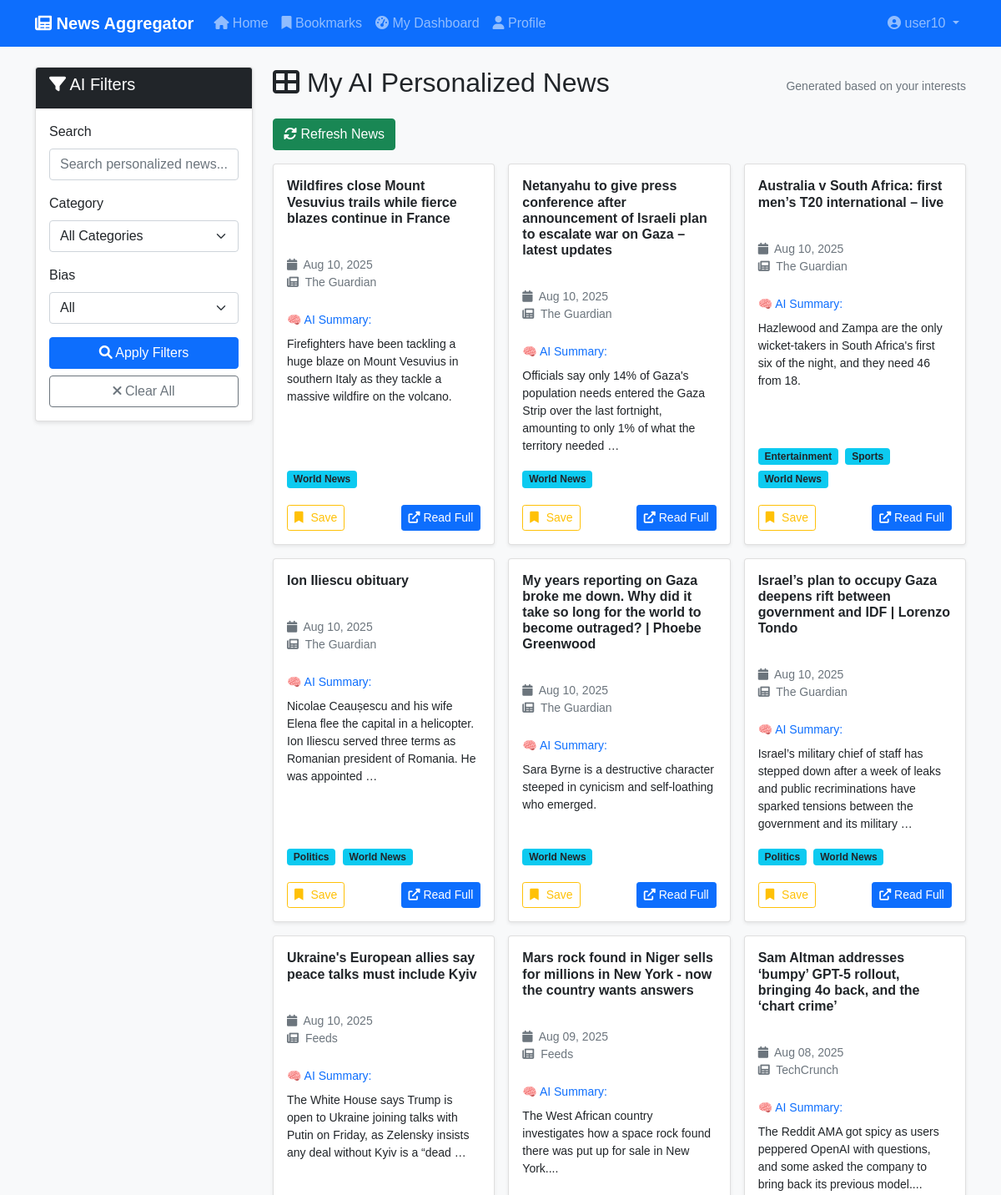
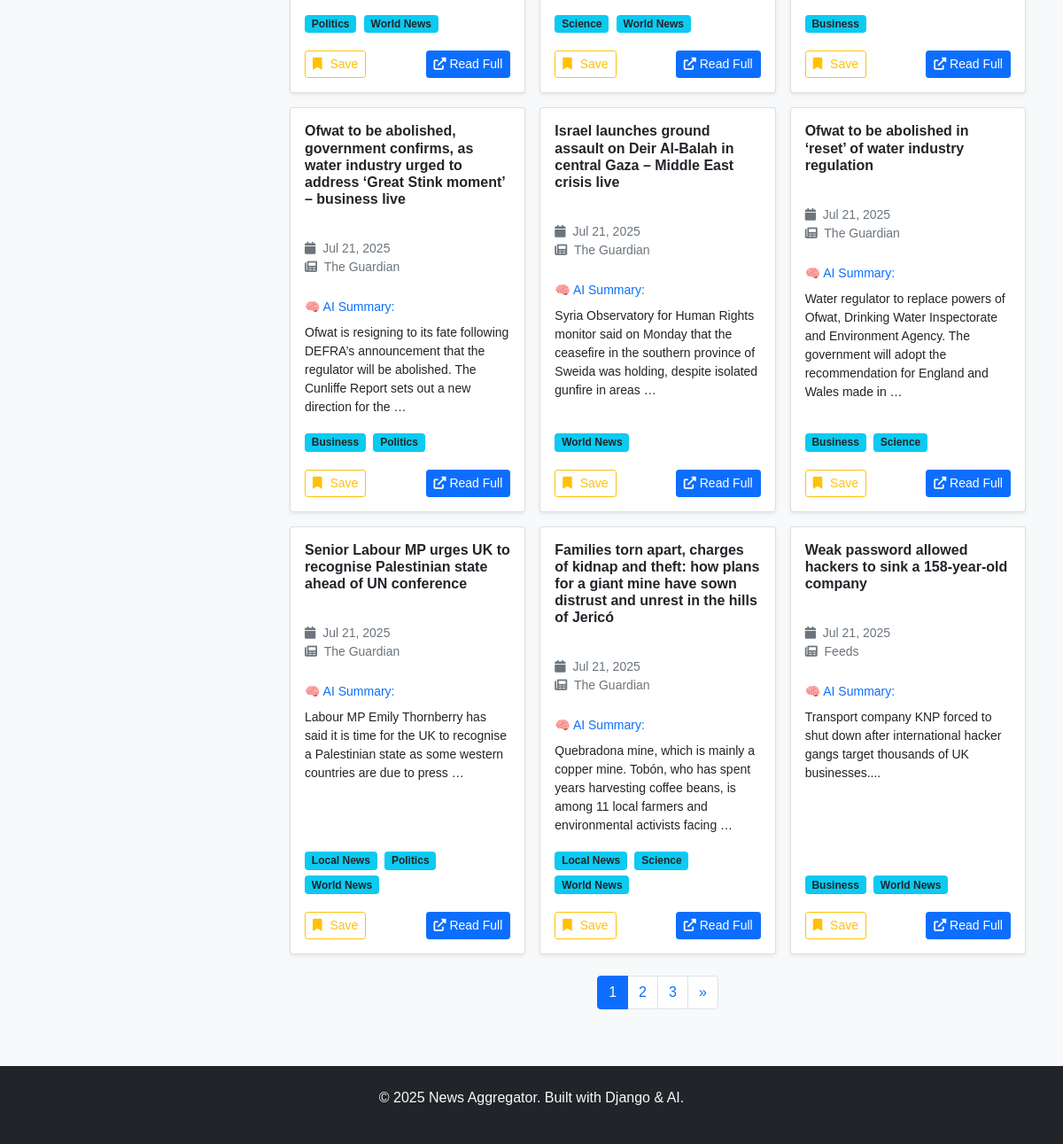
The app's page /dashboard/ (signed in) with its own data (2 pictures, top to bottom).
### apps/news/models.py (models this page shows, shortened)
class Article(models.Model):
    BIAS_CHOICES = [
        ('LEFT', 'Left-leaning'),
        ('RIGHT', 'Right-leaning'),
        ('NEUTRAL', 'Neutral'),
        ('UNKNOWN', 'Unknown'),
    ]
    title = models.CharField(max_length=500, db_index=True)
    image_url = models.URLField(blank=True, null=True)
    url = models.URLField(unique=True)
    description = models.TextField(blank=True)
    summary = models.TextField(blank=True, null=True)  # AI-generated summary
    content = models.TextField(blank=True)
    author = models.CharField(max_length=200, blank=True)
    source = models.CharField(max_length=200, db_index=True)
    published_date = models.DateTimeField(db_index=True)
    created_at = models.DateTimeField(auto_now_add=True)
    updated_at = models.DateTimeField(auto_now=True)
    summary = models.TextField(blank=True)
    bias_score = models.CharField(
        max_length=10,
        choices=BIAS_CHOICES,
        default='UNKNOWN',
        db_index=True
    )
    categories = models.ManyToManyField(Category, blank=True)
    created_at = models.DateTimeField(auto_now_add=True)
    class Meta:
        ordering = ['-published_date']
        indexes = [
            models.Index(fields=['published_date', 'bias_score']),
            models.Index(fields=['source', 'published_date']),
        ]
    @property
    def bias_color(self):
        return {
            'LEFT': '#3498db',      # blue
            'RIGHT': '#e74c3c',     # red
            'NEUTRAL': '#2ecc71',   # green
            'UNKNOWN': '#95a5a6',   # grey
        }.get(self.bias_score, '#95a5a6')
    @property
    def get_bias_score_display(self):
        bias_labels = {
            'left': 'Left Bias',
            'center': 'Center',
            'right': 'Right Bias',
            'unknown': 'Unknown'
        }
        return bias_labels.get(self.bias_score, 'Unknown')

class Category(models.Model):
    name = models.CharField(max_length=100, unique=True)
    slug = models.SlugField(unique=True)
    description = models.TextField(blank=True)
    created_at = models.DateTimeField(auto_now_add=True)
    class Meta:
        verbose_name_plural = "Categories"
        ordering = ['name']

### apps/news/views.py (the view)
# urls.py: path('dashboard/', views.dashboard, name='dashboard'),
@login_required
def dashboard(request):
    user_categories = UserInterest.objects.filter(
        user=request.user).values_list('category', flat=True)
    articles = Article.objects.filter(
        categories__in=user_categories).distinct()
    search_query = request.GET.get('search', '')
    if search_query:
        articles = articles.filter(Q(title__icontains=search_query) | Q(
            description__icontains=search_query))
    bias_filter = request.GET.get('bias', '')
    if bias_filter:
        articles = articles.filter(bias_score=bias_filter)
    category_filter = request.GET.get('category', '')
    if category_filter:
        articles = articles.filter(categories__slug=category_filter)
    paginator = Paginator(articles, 15)
    page_number = request.GET.get('page')
    page_obj = paginator.get_page(page_number)
    context = {
        'page_obj': page_obj,
        'categories': Category.objects.all(),
        'search_query': search_query,
        'bias_filter': bias_filter,
        'category_filter': category_filter,
    }
    return render(request, 'dashboard.html', context)

### templates/dashboard.html (shortened to what this page needs)
{% extends 'base.html' %}
{% load static %}
{% block content %}
<div class="row">
    <div class="col-md-3">
        <div class="card">
            <div class="card-header bg-dark text-white">
                <h5><i class="fas fa-filter"></i> AI Filters</h5>
            </div>
            <div class="card-body">
                <form method="GET">
                    <div class="mb-3">
                        <label class="form-label">Search</label>
                        <input type="text" class="form-control" name="search" value="{{ search_query }}" placeholder="Search personalized news...">
                    </div>
                    <div class="mb-3">
                        <label class="form-label">Category</label>
                        <select class="form-select" name="category">
                            <option value="">All Categories</option>
                        </select>
                    </div>
                    <div class="mb-3">
                        <label class="form-label">Bias</label>
                        <select class="form-select" name="bias">
                            <option value="">All</option>
                        </select>
                    </div>
                    <button type="submit" class="btn btn-primary w-100">
                        <i class="fas fa-search"></i> Apply Filters
                    </button>
                    <a href="{% url 'dashboard' %}" class="btn btn-outline-secondary w-100 mt-2">
                        <i class="fas fa-times"></i> Clear All
                    </a>
                </form>
            </div>
        </div>
    </div>
    <div class="col-md-9">
        <div class="d-flex justify-content-between align-items-center mb-3">
            <h2><i class="fas fa-th-large"></i> My AI Personalized News</h2>
            <small class="text-muted">Generated based on your interests</small>
        </div>
        {% if page_obj.object_list %}
        <div class="mb-3">
            <button id="refresh-news" class="btn btn-success">
                <i class="fas fa-sync-alt"></i> Refresh News
            </button>
        </div>
        <div class="row g-3 articles-grid">
            {% for article in page_obj %}
            <div class="col-lg-6 col-xl-4">
                <div class="card h-100 article-card shadow-sm">
                    <div class="card-body d-flex flex-column">
                        <div class="mb-3">
                            <h6 class="card-title mb-2">
                                <a href="{% url 'article_detail' article.id %}" class="text-decoration-none text-dark fw-bold">
                                    {{ article.title }}
                                </a>
                            </h6>
                            <div class="mb-2">
                                <span class="badge bg-{{ article.bias_color }} me-1">
                                </span>
                                <div class="text-muted small mt-1">
                                    <div><i class="fas fa-calendar me-1"></i> {{ article.published_date|date:"M d, Y" }}</div>
                                    <div><i class="fas fa-newspaper me-1"></i> {{ article.source }}</div>
                                </div>
                            </div>
                        </div>
                        <div class="mb-3 flex-grow-1">
                            <div class="d-flex align-items-center justify-content-between mb-2">
                                <small class="text-primary fw-semibold">🧠 AI Summary:</small>
                            </div>
                            <p class="card-text small" data-summary-present="{% if article.summary %}true{% else %}false{% endif %}">
                                {% if article.summary %}
                                    {{ article.summary|truncatewords:25 }}
                                {% else %}
                                    <span class="text-muted fst-italic">⏳ AI summary is being generated... Please check back soon.</span>
                                {% endif %}
                            </p>
                        </div>
                        <div class="article-categories mb-3">
                            {% for category in article.categories.all %}
                            <span class="badge bg-info text-dark me-1 mb-1">{{ category.name }}</span>
                            {% endfor %}
                        </div>
                        <div class="mt-auto">
                            <div class="d-flex justify-content-between align-items-center">
                                {% if user.is_authenticated %}
                                <button class="btn btn-sm btn-outline-warning bookmark-btn"
                                        data-article-id="{{ article.id }}"
                                        data-bookmarked="{% if article.id in bookmarked_articles %}true{% else %}false{% endif %}">
                                    <i class="fas fa-bookmark"></i>
                                    <span class="bookmark-text d-none d-md-inline">
                                        {% if article.id in bookmarked_articles %}Saved{% else %}Save{% endif %}
                                    </span>
                                </button>
                                {% endif %}
                                <a href="{{ article.url }}" target="_blank" class="btn btn-sm btn-primary">
                                    <i class="fas fa-external-link-alt"></i>
                                    <span class="d-none d-md-inline">Read Full</span>
                                </a>
                            </div>
                        </div>
                    </div>
                </div>
            </div>
            {% endfor %}
        </div>
        {% if page_obj.has_other_pages %}
        <nav aria-label="Articles pagination" class="mt-4">
            <ul class="pagination justify-content-center">
                {% for num in page_obj.paginator.page_range %}
                <li class="page-item {% if page_obj.number == num %}active{% endif %}">
                    <a class="page-link" href="?page={{ num }}&search={{ search_query }}&category={{ category_filter }}&bias={{ bias_filter }}">{{ num }}</a>
                </li>
                {% endfor %}
                {% if page_obj.has_next %}
                <li class="page-item">
                    <a class="page-link" href="?page={{ page_obj.next_page_number }}&search={{ search_query }}&category={{ category_filter }}&bias={{ bias_filter }}" aria-label="Next">
                        <span aria-hidden="true">&raquo;</span>
                    </a>
                </li>
                {% endif %}
            </ul>
        </nav>
        {% endif %}
        {% else %}
        <div class="alert alert-info text-center">
            <i class="fas fa-info-circle"></i> No articles found. Try adjusting your filters or refresh news.
        </div>
        {% endif %}
    </div>
</div>
{% endblock %}

### templates/base.html (shortened to what this page needs)
<!DOCTYPE html>
<html lang="en">
<head>
    <link href="https://cdn.jsdelivr.net/npm/bootstrap@5.1.3/dist/css/bootstrap.min.css" rel="stylesheet">
    <link href="https://cdnjs.cloudflare.com/ajax/libs/font-awesome/6.0.0/css/all.min.css" rel="stylesheet">
    <link href="{% load static %}{% static 'css/style.css' %}" rel="stylesheet">
</head>
<body>
    <nav class="navbar navbar-expand-lg navbar-dark bg-primary">
        <div class="container">
            <a class="navbar-brand" href="{% url 'home' %}">
                <i class="fas fa-newspaper"></i> News Aggregator
            </a>
            <div class="collapse navbar-collapse" id="navbarNav">
                <ul class="navbar-nav me-auto">
                    <li class="nav-item">
                        <a class="nav-link" href="{% url 'home' %}">
                            <i class="fas fa-home"></i> Home
                        </a>
                    </li>
                    {% if user.is_authenticated %}
                    <li class="nav-item">
                        <a class="nav-link" href="{% url 'bookmarks' %}">
                            <i class="fas fa-bookmark"></i> Bookmarks
                        </a>
                    </li>
                    <li class="nav-item">
                        <a class="nav-link" href="{% url 'dashboard' %}">
                            <i class="fas fa-tachometer-alt"></i> My Dashboard
                        </a>
                    </li>
                    <li class="nav-item">
                        <a class="nav-link" href="{% url 'profile' %}">
                            <i class="fas fa-user"></i> Profile
                        </a>
                    </li>
                    {% endif %}
                </ul>
                <ul class="navbar-nav">
                    {% if user.is_authenticated %}
                    <li class="nav-item dropdown">
                        <a class="nav-link dropdown-toggle" href="#" role="button" data-bs-toggle="dropdown">
                            <i class="fas fa-user-circle"></i> {{ user.username }}
                        </a>
                    </li>
                    {% endif %}
                </ul>
            </div>
        </div>
    </nav>
    <main class="container mt-4">
        {% block content %}
        {% endblock %}
    </main>
    <footer class="bg-dark text-light mt-5 py-4">
        <div class="container text-center">
            <p>&copy; 2025 News Aggregator. Built with Django & AI.</p>
        </div>
    </footer>
    <script src="{% load static %}{% static 'js/main.js' %}"></script>
</body>
</html>

### static/css/style.css (style rules this page uses)
body { font-family: Arial, sans-serif; background-color: #f8f9fa; }
.navbar-brand { font-weight: bold; }
.card { box-shadow: 0 2px 5px rgba(0,0,0,0.1); }
.bookmark-btn { white-space: nowrap; }
.bookmark-btn .fas { margin-right: 5px; }

### templates/dashboard.html (style rules this page uses)
.articles-grid .article-card { transition: transform 0.2s ease, box-shadow 0.2s ease; }
.article-card { min-height: 300px; }

### records on screen
Article: title "Wildfires close Mount Vesuvius trails while fierce blazes continue in France", published_date "Aug 10, 2025", source "The Guardian", summary "Firefighters have been tackling a huge blaze on Mount Vesuvius in southern Italy as they tackle a massive wildfire on the volcano.", shows "Save"
Category: name "World News"
Article: title "Netanyahu to give press conference after announcement of Israeli plan to escalate war on Gaza – latest updates", published_date "Aug 10, 2025", source "The Guardian", summary "Officials say only 14% of Gaza's population needs entered the Gaza Strip over the last fortnight, amounting to only 1% of what the territory needed …", shows "Save"
Article: title "Australia v South Africa: first men’s T20 international – live", published_date "Aug 10, 2025", source "The Guardian", summary "Hazlewood and Zampa are the only wicket-takers in South Africa's first six of the night, and they need 46 from 18.", shows "Save"
Category: name "Entertainment"
Category: name "Sports"
Article: title "Ion Iliescu obituary", published_date "Aug 10, 2025", source "The Guardian", summary "Nicolae Ceaușescu and his wife Elena flee the capital in a helicopter. Ion Iliescu served three terms as Romanian president of Romania. He was appointed …", shows "Save"
Category: name "Politics"
Article: title "My years reporting on Gaza broke me down. Why did it take so long for the world to become outraged? | Phoebe Greenwood", published_date "Aug 10, 2025", source "The Guardian", summary "Sara Byrne is a destructive character steeped in cynicism and self-loathing who emerged.", shows "Save"
Article: title "Israel’s plan to occupy Gaza deepens rift between government and IDF | Lorenzo Tondo", published_date "Aug 10, 2025", source "The Guardian", summary "Israel’s military chief of staff has stepped down after a week of leaks and public recriminations have sparked tensions between the government and its military …", shows "Save"
Article: title "Ukraine's European allies say peace talks must include Kyiv", published_date "Aug 10, 2025", source "Feeds", summary "The White House says Trump is open to Ukraine joining talks with Putin on Friday, as Zelensky insists any deal without Kyiv is a “dead …", shows "Save"
Article: title "Mars rock found in Niger sells for millions in New York - now the country wants answers", published_date "Aug 09, 2025", source "Feeds", summary "The West African country investigates how a space rock found there was put up for sale in New York....", shows "Save"
Category: name "Science"
Article: title "Sam Altman addresses ‘bumpy’ GPT-5 rollout, bringing 4o back, and the ‘chart crime’", published_date "Aug 08, 2025", source "TechCrunch", summary "The Reddit AMA got spicy as users peppered OpenAI with questions, and some asked the company to bring back its previous model....", shows "Save"
Category: name "Business"
Article: title "Ofwat to be abolished, government confirms, as water industry urged to address ‘Great Stink moment’ – business live", published_date "Jul 21, 2025", source "The Guardian", summary "Ofwat is resigning to its fate following DEFRA’s announcement that the regulator will be abolished. The Cunliffe Report sets out a new direction for the …", shows "Save"
Article: title "Israel launches ground assault on Deir Al-Balah in central Gaza – Middle East crisis live", published_date "Jul 21, 2025", source "The Guardian", summary "Syria Observatory for Human Rights monitor said on Monday that the ceasefire in the southern province of Sweida was holding, despite isolated gunfire in areas …", shows "Save"
Article: title "Ofwat to be abolished in ‘reset’ of water industry regulation", published_date "Jul 21, 2025", source "The Guardian", summary "Water regulator to replace powers of Ofwat, Drinking Water Inspectorate and Environment Agency. The government will adopt the recommendation for England and Wales made in …", shows "Save"
Article: title "Senior Labour MP urges UK to recognise Palestinian state ahead of UN conference", published_date "Jul 21, 2025", source "The Guardian", summary "Labour MP Emily Thornberry has said it is time for the UK to recognise a Palestinian state as some western countries are due to press …", shows "Save"
Category: name "Local News"
Article: title "Families torn apart, charges of kidnap and theft: how plans for a giant mine have sown distrust and unrest in the hills of Jericó", published_date "Jul 21, 2025", source "The Guardian", summary "Quebradona mine, which is mainly a copper mine. Tobón, who has spent years harvesting coffee beans, is among 11 local farmers and environmental activists facing …", shows "Save"
Article: title "Weak password allowed hackers to sink a 158-year-old company", published_date "Jul 21, 2025", source "Feeds", summary "Transport company KNP forced to shut down after international hacker gangs target thousands of UK businesses....", shows "Save"

### other values on screen
{{ user.username }} "user10"
{{ num }} "1" "2" "3"
